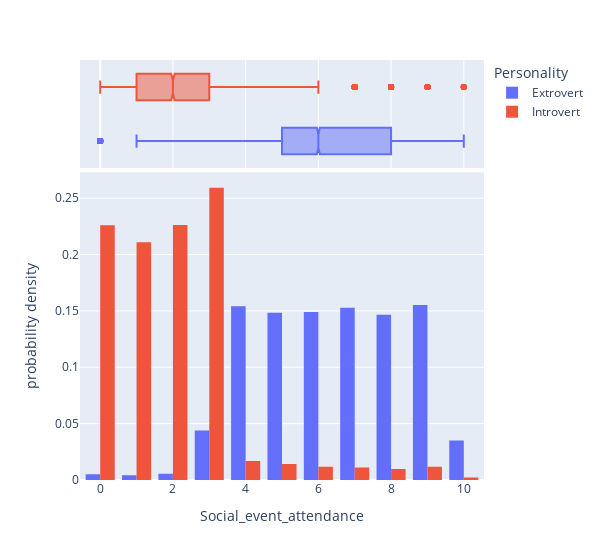

Notebook cell for this chart:
### Code cell
column_personality_histogram("Social_event_attendance")

### Figure 1 — Plotly figure (JSON) as saved in the notebook; plotly's stock layout.template omitted (floating-point values rounded to 4 significant figures; data arrays with more than 128 entries replaced by an {"elided": "..."} marker saying what was removed)
{"data": [{"alignmentgroup": "True", "bingroup": "x", "histnorm": "probability density", "hovertemplate": "Personality=Extrovert<br>Social_event_attendance=%{x}<br>probability density=%{y}<extra></extra>", "legendgroup": "Extrovert", "marker": {"color": "#636efa", "pattern": {"shape": ""}}, "name": "Extrovert", "offsetgroup": "Extrovert", "orientation": "v", "showlegend": true, "type": "histogram", "x": {"elided": "13699 float values"}, "xaxis": "x", "yaxis": "y"}, {"alignmentgroup": "True", "hovertemplate": "Personality=Extrovert<br>Social_event_attendance=%{x}<extra></extra>", "legendgroup": "Extrovert", "marker": {"color": "#636efa"}, "name": "Extrovert", "notched": true, "offsetgroup": "Extrovert", "showlegend": false, "type": "box", "x": {"elided": "13699 float values"}, "xaxis": "x2", "yaxis": "y2"}, {"alignmentgroup": "True", "bingroup": "x", "histnorm": "probability density", "hovertemplate": "Personality=Introvert<br>Social_event_attendance=%{x}<br>probability density=%{y}<extra></extra>", "legendgroup": "Introvert", "marker": {"color": "#EF553B", "pattern": {"shape": ""}}, "name": "Introvert", "offsetgroup": "Introvert", "orientation": "v", "showlegend": true, "type": "histogram", "x": {"elided": "4825 float values"}, "xaxis": "x", "yaxis": "y"}, {"alignmentgroup": "True", "hovertemplate": "Personality=Introvert<br>Social_event_attendance=%{x}<extra></extra>", "legendgroup": "Introvert", "marker": {"color": "#EF553B"}, "name": "Introvert", "notched": true, "offsetgroup": "Introvert", "showlegend": false, "type": "box", "x": {"elided": "4825 float values"}, "xaxis": "x2", "yaxis": "y2"}], "layout": {"bargap": 0.2, "barmode": "group", "legend": {"title": {"text": "Personality"}, "tracegroupgap": 0}, "margin": {"t": 60}, "width": 600, "xaxis": {"anchor": "y", "domain": [0, 1], "title": {"text": "Social_event_attendance"}}, "xaxis2": {"anchor": "y2", "domain": [0, 1], "matches": "x", "showgrid": true, "showticklabels": false}, "yaxis": {"anchor": "x", "domain": [0, 0.7326], "title": {"text": "probability density"}}, "yaxis2": {"anchor": "x2", "domain": [0.7426, 1], "matches": "y2", "showgrid": false, "showline": false, "showticklabels": false, "ticks": ""}}}
